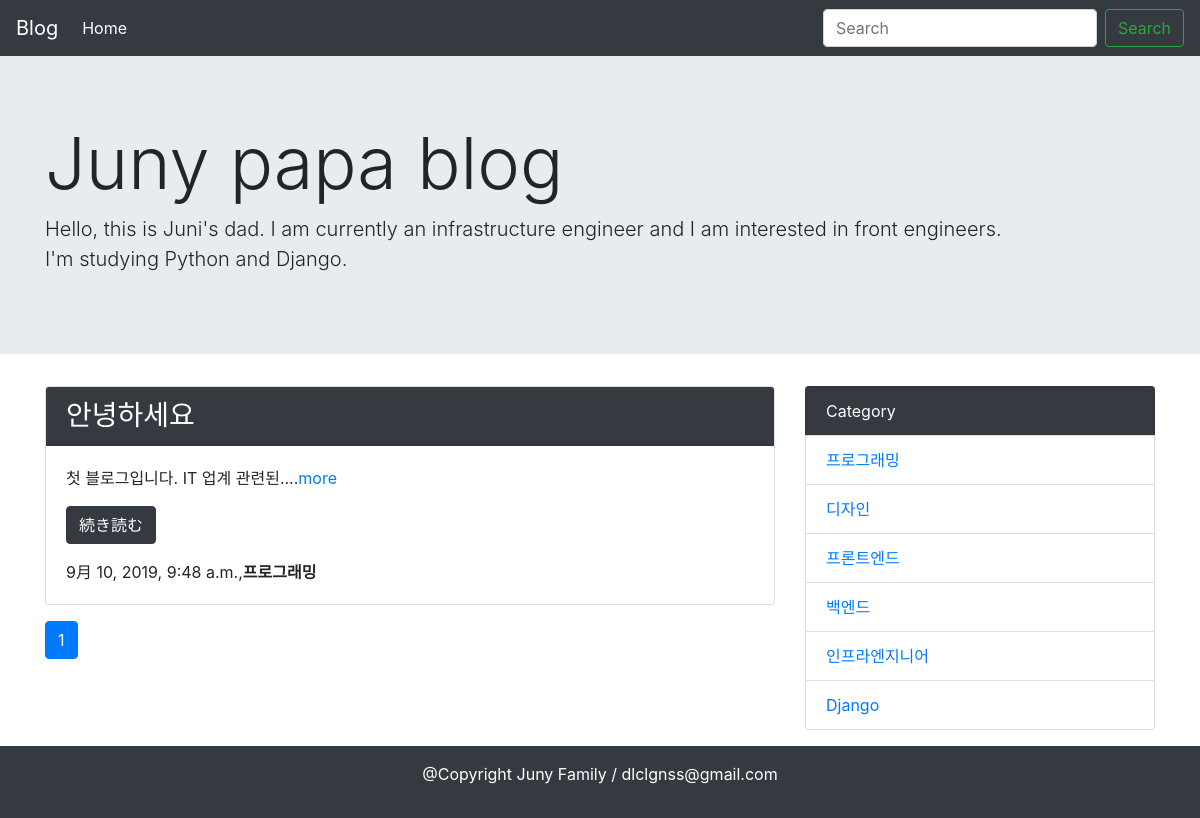
Page /category/1/ on the committed database.
### blog/models.py (models this page shows, shortened)
class Post(models.Model):
    title = models.CharField('タイトル', max_length = 250)
    text = models.TextField('本文')
    created_at = models.DateTimeField('作成日', default = timezone.now)
    category = models.ForeignKey(
        Category, verbose_name = 'カテゴリ', on_delete = models.PROTECT
    )
    def summary(self):
        return self.text[:20]

class Category(models.Model):
    name = models.CharField('カテゴリ', max_length = 100)
    created_at = models.DateTimeField('作成日', default=timezone.now )
    def __str__(self):
        return self.name

### blog/views.py (the view)
# urls.py: path('category/<int:pk>/',views.CategoryView.as_view(), name='category'),
class CategoryView(generic.ListView):
    model = Post
    paginate_by = 10
    def get_queryset(self):
        category_pk = self.kwargs['pk']
        queryset = Post.objects.order_by('-created_at').filter(category__pk = category_pk)
        return queryset

### blog/category_common.py (called while the page is built)
def common(request):
    context = {
        'category_list' : Category.objects.all(),
    }
    return context

### blog/templatetags/mytag.py (called while the page is built)
@register.simple_tag
def url_replace(request, field, value):
    url_dict = request.GET.copy()
    url_dict[field] = value
    return url_dict.urlencode()

### blog/templates/blog/post_list.html
{% extends 'blog/base.html' %}
{% block content %}
{% for post in post_list %}
  <div class="card mb-3">
  <h3 class="card-header bg-dark text-white"> {{post.title}} </h3>
    <div class="card-body">
    <p>{{post.summary}}....<a href="{% url 'blog:detail' post.pk %}">more</a></p>
    <a href="{% url 'blog:detail' post.pk %}" class="btn btn-dark mb-3">続き読む</a>
    <p class="card-text">
      {{ post.created_at}},<b>{{post.category}}</b>
    </p>
  </div>
</div>
{% endfor %}
{% include 'blog/page.html' %}
{% endblock %}

### blog/templates/blog/base.html (shortened to what this page needs)
<!doctype html>
<html lang="ja">
  <head>
    <link rel="stylesheet" href="https://maxcdn.bootstrapcdn.com/bootstrap/4.0.0-beta.2/css/bootstrap.min.css">
  </head>
  <body>
    <nav class="navbar navbar-expand-lg navbar-dark bg-dark">
  <a class="navbar-brand" href="#">Blog</a>
  <div class="collapse navbar-collapse" id="navbarSupportedContent">
    <ul class="navbar-nav mr-auto">
      <li class="nav-item active">
        <a class="nav-link" href=" {% url 'blog:index' %}">Home</a>
      </li>
    </ul>
    <form class="form-inline my-2 my-lg-0" method="GET" action=" {% url 'blog:index' %} ">
      <input class="form-control mr-sm-2" type="text" placeholder="Search" aria-label="Search" name="keyword">
      <button class="btn btn-outline-success my-2 my-sm-0" type="submit">Search</button>
    </form>
  </div>
</nav>
  <div class="jumbotron jumbotron-fluid">
  <div class="container">
    <h1 class="display-3">Juny papa blog</h1>
    <p class="lead">Hello, this is Juni's dad.
      I am currently an infrastructure engineer and I am interested in front engineers.<br>
      I'm studying Python and Django.</p>
  </div>
</div>
    <div class="container">
      <div class="row">
        <div class="col-md-8">
          {% block content %}{% endblock content %}
        </div>
        <div class="col-md-4 mb-3">
          <ul class="list-group">
            <li class="list-group-item bg-dark text-white ">Category</li>
            {% for category in category_list %}
            <li class="list-group-item"> <a href=" {% url 'blog:category' category.pk %} "> {{category}} </a></li>
            {% endfor %}
          </ul>
        </div>
      </div>
    </div>
    <footer class='bg-dark text-white text-center py-3'>
      <p>@Copyright Juny Family / dlclgnss@gmail.com </p>
    </footer>
  </body>
</html>

### rows in the picture
Post: title "안녕하세요", summary "첫 블로그입니다. IT 업계 관련된", created_at "9月 10, 2019, 9:48 a.m.", category "프로그래밍"
Category: name "프로그래밍"
Category: name "디자인"
Category: name "프론트엔드"
Category: name "백엔드"
Category: name "인프라엔지니어"
Category: name "Django"

### other values in the picture
{{ link_page }} "1"
